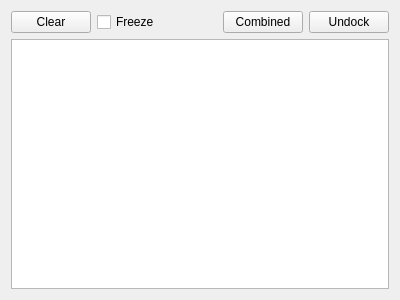
<?xml version="1.0" encoding="UTF-8"?>
<ui version="4.0">
 <class>CanRawViewPrivate</class>
 <widget class="QWidget" name="CanRawViewPrivate">
  <property name="geometry">
   <rect>
    <x>0</x>
    <y>0</y>
    <width>400</width>
    <height>300</height>
   </rect>
  </property>
  <property name="minimumSize">
   <size>
    <width>400</width>
    <height>250</height>
   </size>
  </property>
  <property name="baseSize">
   <size>
    <width>400</width>
    <height>300</height>
   </size>
  </property>
  <property name="windowTitle">
   <string>Form</string>
  </property>
  <layout class="QVBoxLayout" name="layout">
   <item>
    <layout class="QHBoxLayout" name="horizontalLayout">
     <item>
      <widget class="QPushButton" name="pbClear">
       <property name="text">
        <string>Clear</string>
       </property>
      </widget>
     </item>
     <item>
      <widget class="QCheckBox" name="freezeBox">
       <property name="text">
        <string>Freeze</string>
       </property>
      </widget>
     </item>
     <item>
      <spacer name="horizontalSpacer">
       <property name="orientation">
        <enum>Qt::Horizontal</enum>
       </property>
       <property name="sizeHint" stdset="0">
        <size>
         <width>40</width>
         <height>20</height>
        </size>
       </property>
      </spacer>
     </item>
     <item>
      <widget class="QPushButton" name="pbToggleFilter">
       <property name="text">
        <string>Combined</string>
       </property>
       <property name="checkable">
        <bool>true</bool>
       </property>
      </widget>
     </item>
     <item>
      <widget class="QPushButton" name="pbDockUndock">
       <property name="text">
        <string>Undock</string>
       </property>
       <property name="checkable">
        <bool>true</bool>
       </property>
      </widget>
     </item>
    </layout>
   </item>
   <item>
    <widget class="QTableView" name="tv">
     <property name="sizeAdjustPolicy">
      <enum>QAbstractScrollArea::AdjustToContents</enum>
     </property>
     <property name="editTriggers">
      <set>QAbstractItemView::NoEditTriggers</set>
     </property>
     <property name="dragEnabled">
      <bool>false</bool>
     </property>
     <property name="selectionMode">
      <enum>QAbstractItemView::NoSelection</enum>
     </property>
     <property name="selectionBehavior">
      <enum>QAbstractItemView::SelectItems</enum>
     </property>
     <property name="sortingEnabled">
      <bool>false</bool>
     </property>
     <attribute name="horizontalHeaderDefaultSectionSize">
      <number>60</number>
     </attribute>
     <attribute name="horizontalHeaderMinimumSectionSize">
      <number>40</number>
     </attribute>
     <attribute name="horizontalHeaderShowSortIndicator" stdset="0">
      <bool>true</bool>
     </attribute>
     <attribute name="horizontalHeaderStretchLastSection">
      <bool>true</bool>
     </attribute>
     <attribute name="verticalHeaderVisible">
      <bool>false</bool>
     </attribute>
     <attribute name="verticalHeaderShowSortIndicator" stdset="0">
      <bool>false</bool>
     </attribute>
    </widget>
   </item>
  </layout>
 </widget>
 <resources/>
 <connections/>
</ui>
